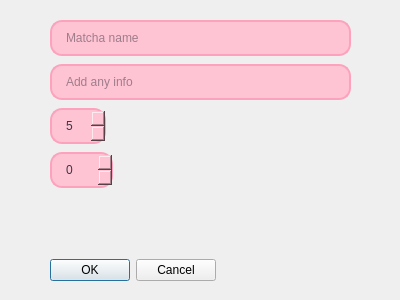
<?xml version="1.0" encoding="UTF-8"?>
<ui version="4.0">
 <class>AddMatchaDialog</class>
 <widget class="QDialog" name="AddMatchaDialog">
  <property name="geometry">
   <rect>
    <x>0</x>
    <y>0</y>
    <width>400</width>
    <height>300</height>
   </rect>
  </property>
  <property name="windowTitle">
   <string>Add a matcha 🍵</string>
  </property>
  <widget class="QWidget" name="formLayoutWidget">
   <property name="geometry">
    <rect>
     <x>10</x>
     <y>10</y>
     <width>381</width>
     <height>281</height>
    </rect>
   </property>
   <layout class="QHBoxLayout" name="horizontalLayout_3">
    <property name="spacing">
     <number>0</number>
    </property>
    <item>
     <spacer name="horizontalSpacer">
      <property name="orientation">
       <enum>Qt::Orientation::Horizontal</enum>
      </property>
      <property name="sizeType">
       <enum>QSizePolicy::Policy::Fixed</enum>
      </property>
      <property name="sizeHint" stdset="0">
       <size>
        <width>40</width>
        <height>20</height>
       </size>
      </property>
     </spacer>
    </item>
    <item>
     <layout class="QVBoxLayout" name="verticalLayout_3">
      <property name="spacing">
       <number>8</number>
      </property>
      <item>
       <spacer name="verticalSpacer">
        <property name="orientation">
         <enum>Qt::Orientation::Vertical</enum>
        </property>
        <property name="sizeType">
         <enum>QSizePolicy::Policy::Fixed</enum>
        </property>
        <property name="sizeHint" stdset="0">
         <size>
          <width>20</width>
          <height>10</height>
         </size>
        </property>
       </spacer>
      </item>
      <item>
       <widget class="QLineEdit" name="nameLineEdit">
        <property name="sizePolicy">
         <sizepolicy hsizetype="Expanding" vsizetype="Fixed">
          <horstretch>0</horstretch>
          <verstretch>0</verstretch>
         </sizepolicy>
        </property>
        <property name="styleSheet">
         <string notr="true">QLineEdit {
	background-color: #FFC4D4;
    color: #3D3542;
    border: 2px solid #FDA2BC;
    border-radius: 12px;
    padding: 8px 12px;
}</string>
        </property>
        <property name="placeholderText">
         <string>Matcha name</string>
        </property>
       </widget>
      </item>
      <item>
       <widget class="QLineEdit" name="infoLineEdit">
        <property name="sizePolicy">
         <sizepolicy hsizetype="Expanding" vsizetype="Fixed">
          <horstretch>0</horstretch>
          <verstretch>0</verstretch>
         </sizepolicy>
        </property>
        <property name="styleSheet">
         <string notr="true">QLineEdit {
	background-color: #FFC4D4;
    color: #3D3542;
    border: 2px solid #FDA2BC;
    border-radius: 12px;
    padding: 8px 12px;
}</string>
        </property>
        <property name="placeholderText">
         <string>Add any info</string>
        </property>
       </widget>
      </item>
      <item>
       <widget class="QSpinBox" name="ratingSpingBox">
        <property name="sizePolicy">
         <sizepolicy hsizetype="Fixed" vsizetype="Fixed">
          <horstretch>0</horstretch>
          <verstretch>0</verstretch>
         </sizepolicy>
        </property>
        <property name="styleSheet">
         <string notr="true">QSpinBox {
	background-color: #FFC4D4;
    color: #3D3542;
    border: 2px solid #FDA2BC;
    border-radius: 12px;
    padding: 8px 12px;
}</string>
        </property>
        <property name="minimum">
         <number>1</number>
        </property>
        <property name="maximum">
         <number>5</number>
        </property>
        <property name="value">
         <number>5</number>
        </property>
       </widget>
      </item>
      <item>
       <widget class="QSpinBox" name="consumedSpingBox">
        <property name="sizePolicy">
         <sizepolicy hsizetype="Fixed" vsizetype="Fixed">
          <horstretch>0</horstretch>
          <verstretch>0</verstretch>
         </sizepolicy>
        </property>
        <property name="styleSheet">
         <string notr="true">QSpinBox {
	background-color: #FFC4D4;
    color: #3D3542;
    border: 2px solid #FDA2BC;
    border-radius: 12px;
    padding: 8px 12px;
}</string>
        </property>
       </widget>
      </item>
      <item>
       <spacer name="verticalSpacer_3">
        <property name="orientation">
         <enum>Qt::Orientation::Vertical</enum>
        </property>
        <property name="sizeHint" stdset="0">
         <size>
          <width>20</width>
          <height>40</height>
         </size>
        </property>
       </spacer>
      </item>
      <item>
       <widget class="QDialogButtonBox" name="buttonBox">
        <property name="sizePolicy">
         <sizepolicy hsizetype="Fixed" vsizetype="Fixed">
          <horstretch>0</horstretch>
          <verstretch>0</verstretch>
         </sizepolicy>
        </property>
        <property name="styleSheet">
         <string notr="true">QDialogButtonBox {
	background-color: #FFC4D4;
    color: #3D3542;
    border: 2px solid #FDA2BC;
    border-radius: 12px;
    padding: 8px 12px;
}</string>
        </property>
        <property name="standardButtons">
         <set>QDialogButtonBox::StandardButton::Cancel|QDialogButtonBox::StandardButton::Ok</set>
        </property>
        <property name="centerButtons">
         <bool>true</bool>
        </property>
       </widget>
      </item>
      <item>
       <spacer name="verticalSpacer_2">
        <property name="orientation">
         <enum>Qt::Orientation::Vertical</enum>
        </property>
        <property name="sizeType">
         <enum>QSizePolicy::Policy::Fixed</enum>
        </property>
        <property name="sizeHint" stdset="0">
         <size>
          <width>20</width>
          <height>10</height>
         </size>
        </property>
       </spacer>
      </item>
     </layout>
    </item>
    <item>
     <spacer name="horizontalSpacer_2">
      <property name="orientation">
       <enum>Qt::Orientation::Horizontal</enum>
      </property>
      <property name="sizeType">
       <enum>QSizePolicy::Policy::Fixed</enum>
      </property>
      <property name="sizeHint" stdset="0">
       <size>
        <width>40</width>
        <height>20</height>
       </size>
      </property>
     </spacer>
    </item>
   </layout>
  </widget>
 </widget>
 <resources/>
 <connections/>
</ui>
